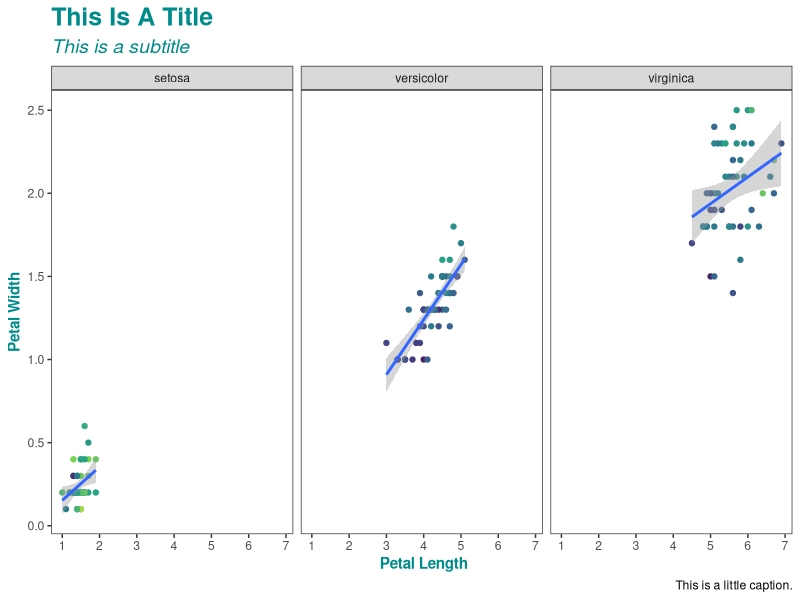

The R source for this figure:
## ---- chunk 1

sum(1:200)
## ---- chunk 2
library(ggplot2)

p <- ggplot(data=iris,mapping=aes(x=Petal.Length,y=Petal.Width))+
  geom_point(aes(color=Sepal.Width))+
  geom_smooth(method="lm")+
  scale_color_viridis_c()+
  scale_x_continuous(breaks=1:8)+
  labs(title="This Is A Title",subtitle="This is a subtitle",x=" Petal Length", 
       y="Petal Width", caption="This is a little caption.")+
  facet_wrap(~Species)+
  theme_bw()+
  theme(
    axis.title=element_text(color="cyan4",face="bold", size = 11),
    plot.title=element_text(color="cyan4",face="bold", size = 18),
    plot.subtitle=element_text(color="cyan4", face = "italic", size = 14),
    panel.grid=element_blank(),
    legend.position = "none"
  )

show(p)
